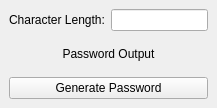
<?xml version="1.0" encoding="UTF-8"?>
<ui version="4.0">
 <class>PassGen</class>
 <widget class="QWidget" name="PassGen">
  <property name="geometry">
   <rect>
    <x>0</x>
    <y>0</y>
    <width>217</width>
    <height>108</height>
   </rect>
  </property>
  <property name="sizePolicy">
   <sizepolicy hsizetype="Fixed" vsizetype="Fixed">
    <horstretch>0</horstretch>
    <verstretch>0</verstretch>
   </sizepolicy>
  </property>
  <property name="minimumSize">
   <size>
    <width>217</width>
    <height>108</height>
   </size>
  </property>
  <property name="maximumSize">
   <size>
    <width>217</width>
    <height>108</height>
   </size>
  </property>
  <property name="windowTitle">
   <string>PassGen</string>
  </property>
  <layout class="QVBoxLayout" name="verticalLayout_2">
   <property name="spacing">
    <number>0</number>
   </property>
   <property name="sizeConstraint">
    <enum>QLayout::SetFixedSize</enum>
   </property>
   <property name="leftMargin">
    <number>0</number>
   </property>
   <property name="topMargin">
    <number>0</number>
   </property>
   <property name="rightMargin">
    <number>0</number>
   </property>
   <property name="bottomMargin">
    <number>0</number>
   </property>
   <item>
    <widget class="QWidget" name="widget" native="true">
     <property name="sizePolicy">
      <sizepolicy hsizetype="Fixed" vsizetype="Fixed">
       <horstretch>0</horstretch>
       <verstretch>0</verstretch>
      </sizepolicy>
     </property>
     <property name="minimumSize">
      <size>
       <width>217</width>
       <height>108</height>
      </size>
     </property>
     <property name="maximumSize">
      <size>
       <width>217</width>
       <height>108</height>
      </size>
     </property>
     <layout class="QVBoxLayout" name="verticalLayout">
      <item>
       <layout class="QHBoxLayout" name="horizontalLayout_2">
        <item>
         <widget class="QLabel" name="label">
          <property name="text">
           <string>Character Length:</string>
          </property>
         </widget>
        </item>
        <item>
         <widget class="QLineEdit" name="Char">
          <property name="inputMethodHints">
           <set>Qt::ImhDigitsOnly</set>
          </property>
          <property name="text">
           <string/>
          </property>
         </widget>
        </item>
       </layout>
      </item>
      <item>
       <widget class="QLabel" name="passOut">
        <property name="text">
         <string>Password Output</string>
        </property>
        <property name="alignment">
         <set>Qt::AlignCenter</set>
        </property>
        <property name="wordWrap">
         <bool>true</bool>
        </property>
        <property name="textInteractionFlags">
         <set>Qt::LinksAccessibleByMouse|Qt::TextSelectableByMouse</set>
        </property>
       </widget>
      </item>
      <item>
       <layout class="QHBoxLayout" name="horizontalLayout">
        <item>
         <widget class="QPushButton" name="passGen">
          <property name="text">
           <string>Generate Password</string>
          </property>
         </widget>
        </item>
       </layout>
      </item>
     </layout>
    </widget>
   </item>
  </layout>
 </widget>
 <resources/>
 <connections/>
</ui>
